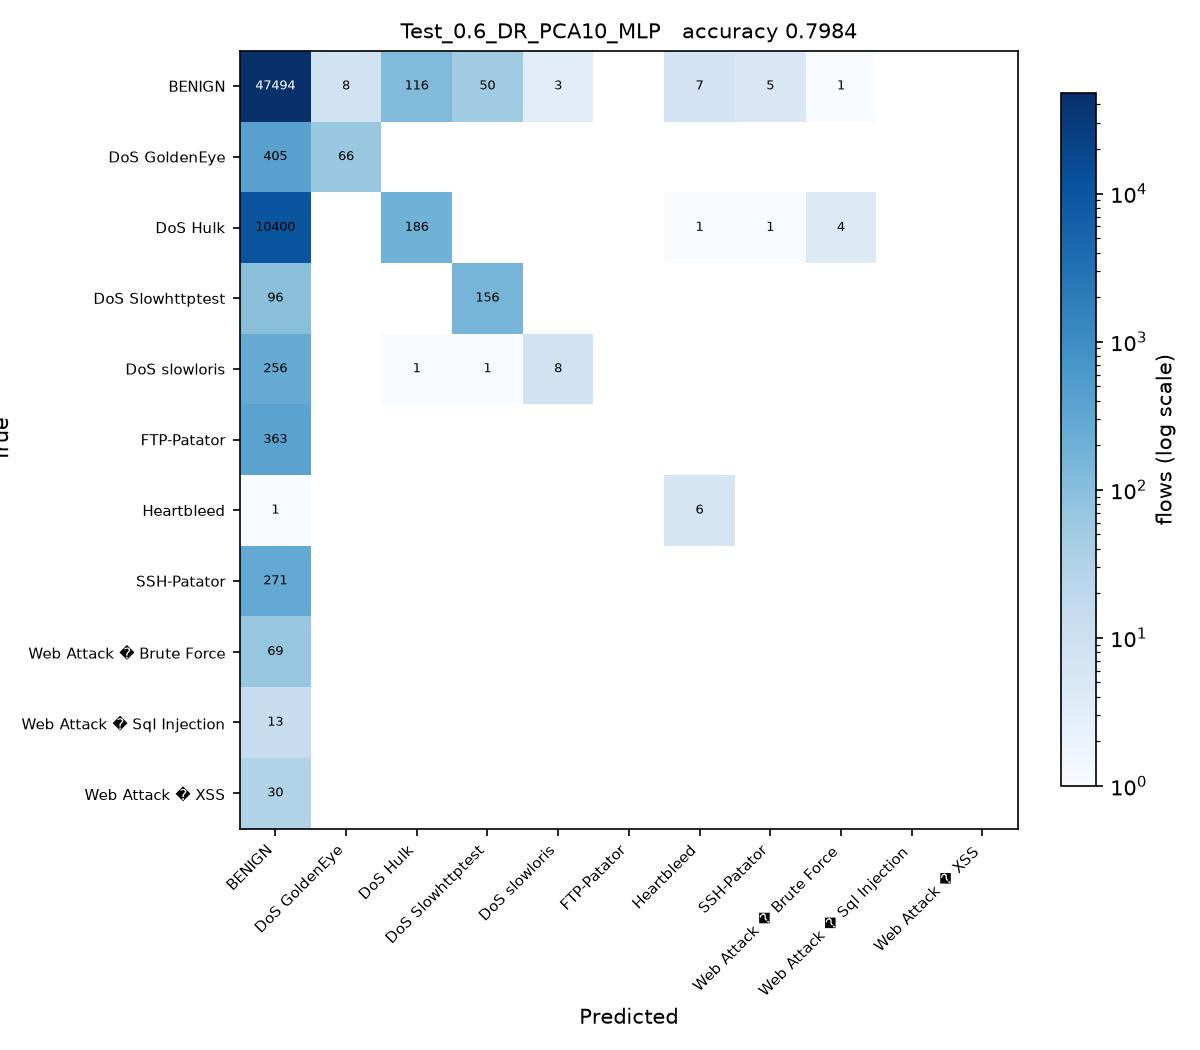

Reproduce this figure in Python.
# Test_0.6_DR_PCA10_MLP.py
#
# Test size 0.6  |  PCA, 10 components  |  Multilayer Perceptron (sheet #18)
#
# This is SGDC_60_40.py with the changes marked CHANGE below and nothing else.

import os
from pathlib import Path

# CHANGE 1: find the folder holding the three CSV files and run from there, so
# the plain file names below resolve no matter where this script is started
# from or how deeply it sits inside the project folder.
HERE = Path(__file__).resolve().parent
for PROJECT in [HERE, *HERE.parents]:
    if (PROJECT / 'Tuesday-WorkingHours.pcap_ISCX.csv').exists():
        os.chdir(PROJECT)
        break
else:
    raise SystemExit('Put this folder inside the folder that holds the three '
                     'CIC-IDS2017 CSV files, then run the script again.')
import numpy as np
import pandas as pd

df1 = pd.read_csv('Tuesday-WorkingHours.pcap_ISCX.csv', low_memory=True)
df2 = pd.read_csv('Wednesday-workingHours.pcap_ISCX.csv', low_memory=True)
df3 = pd.read_csv('Thursday-WorkingHours-Morning-WebAttacks.pcap_ISCX.csv', low_memory=True)

dataset = pd.concat([df1, df2, df3], ignore_index=True)

dataset.columns = dataset.columns.str.strip()

# CHANGE 2: a stratified sample of 100000 flows, the same for every run.
# Gradient Boosting builds one tree per class per stage on a single core, so all
# 1.3 million flows would take hours per script. At least 50 flows of every
# class are kept, so the rare attacks stay in the split.
label = dataset.columns[-1]
dataset = pd.concat(
    [g.sample(n=min(len(g), max(50, round(100000 * len(g) / len(dataset)))), random_state=0)
     for _, g in dataset.groupby(label)],
    ignore_index=True
)

X = dataset.iloc[:, :-1]
y = dataset.iloc[:, -1]

X = X.apply(pd.to_numeric, errors='coerce')

X.replace([np.inf, -np.inf], np.nan, inplace=True)

from sklearn.impute import SimpleImputer

imputer = SimpleImputer(missing_values=np.nan, strategy='mean')
X = imputer.fit_transform(X)

from sklearn.preprocessing import LabelEncoder

labelencoder_y = LabelEncoder()
y = labelencoder_y.fit_transform(y)

from sklearn.model_selection import train_test_split

X_train, X_test, y_train, y_test = train_test_split(
    X,
    y,
    test_size=0.6,   # CHANGE 3: test size
    random_state=0,
    stratify=y
)

# CHANGE 4: PCA, from PCA_LDA_KErnel_PCA_CODE.pdf (fit only on training data)
from sklearn.decomposition import PCA

pca = PCA(n_components=10)
X_train = pca.fit_transform(X_train)
X_test = pca.transform(X_test)

# CHANGE 5: Multilayer Perceptron (sheet #18) in place of SGDClassifier
from sklearn.neural_network import MLPClassifier

classifier = MLPClassifier(hidden_layer_sizes=(64, 32), max_iter=500,
                           random_state=42)

classifier.fit(X_train, y_train)

y_pred = classifier.predict(X_test) 

from sklearn.metrics import confusion_matrix
from sklearn.metrics import accuracy_score
from sklearn.metrics import precision_score
from sklearn.metrics import recall_score
from sklearn.metrics import f1_score
from sklearn.metrics import classification_report

cm = confusion_matrix(y_test, y_pred)

print("Confusion Matrix:\n")
print(cm)

print("\nAccuracy : {:.4f}".format(accuracy_score(y_test, y_pred)))
print("\nPrecision : {:.4f}".format(precision_score(y_test, y_pred, average='weighted')))
print("\nRecall : {:.4f}".format(recall_score(y_test, y_pred, average='weighted')))
print("\nF1 Score : {:.4f}".format(f1_score(y_test, y_pred, average='weighted')))

print("\nClassification Report:\n")
print(classification_report(y_test, y_pred))

# CHANGE 6: save the confusion matrix as Test_0.6_DR_PCA10_MLP.jpg and record the result
import matplotlib
matplotlib.use('Agg')
import matplotlib.pyplot as plt
from matplotlib.colors import LogNorm

here = HERE                     # the folder this script sits in
names = [str(c) for c in labelencoder_y.classes_]
fig, ax = plt.subplots(figsize=(8, 7))
im = ax.imshow(cm, cmap='Blues', norm=LogNorm(vmin=1))
ax.set_xticks(range(len(names)), names, rotation=45, ha='right', fontsize=7)
ax.set_yticks(range(len(names)), names, fontsize=7)
ax.set_xlabel('Predicted')
ax.set_ylabel('True')
ax.set_title('Test_0.6_DR_PCA10_MLP   accuracy {:.4f}'.format(accuracy_score(y_test, y_pred)), fontsize=10)
for i in range(cm.shape[0]):
    for j in range(cm.shape[1]):
        if cm[i, j]:
            ax.text(j, i, cm[i, j], ha='center', va='center', fontsize=6,
                    color='white' if cm[i, j] > cm.max() / 3 else 'black')
fig.colorbar(im, ax=ax, fraction=0.04, label='flows (log scale)')
fig.tight_layout()
fig.savefig(here / 'Test_0.6_DR_PCA10_MLP.jpg', dpi=150)
plt.close(fig)

row = pd.DataFrame([{
    'Test': 0.6, 'DR': 'PCA10', 'Clas': 'MLP',
    'Acc': round(accuracy_score(y_test, y_pred), 4),
    'Pre': round(precision_score(y_test, y_pred, average='weighted'), 4),
    'Rec': round(recall_score(y_test, y_pred, average='weighted'), 4),
    'F1': round(f1_score(y_test, y_pred, average='weighted'), 4),
    'script': 'Test_0.6_DR_PCA10_MLP',
}])
# one file per run, so several scripts can run at the same time without
# overwriting each other. 21_run_45_mix.py merges them into the Excel sheet.
out = PROJECT / 'results' / 'parts_mix' / 'Test_0.6_DR_PCA10_MLP.csv'
out.parent.mkdir(parents=True, exist_ok=True)
row.to_csv(out, index=False)
